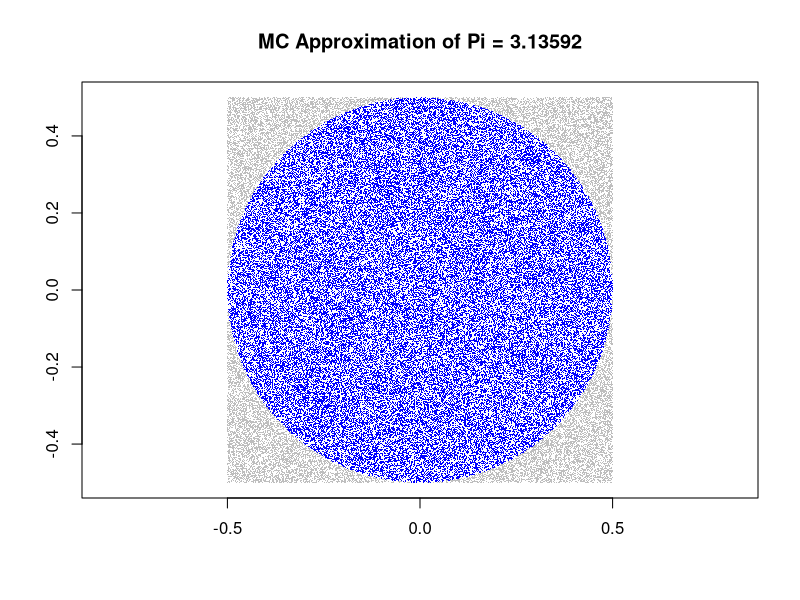

Write R code to recreate this figure.
#### Approximation eines bestimmten Integrals durch MC-Simulation #### 
runs <- 100000
sims <- rnorm(runs,mean=1,sd=10)
mc.integral <- sum(sims >= 3 & sims <= 6)/runs
mc.integral 


#### Approximation von Pi durch MC-Simulation #### 
runs <- 100000
#runif samples from a uniform distribution
xs <- runif(runs,min=-0.5,max=0.5)
ys <- runif(runs,min=-0.5,max=0.5)
in.circle <- xs^2 + ys^2 <= 0.5^2
mc.pi <- (sum(in.circle)/runs)*4
plot(xs,ys,pch='.',col=ifelse(in.circle,"blue","grey")
     ,xlab='',ylab='',asp=1,
     main=paste("MC Approximation of Pi =",mc.pi))


#### Simulates future movements and returns the closing price on day 200 #### 
runs <- 100000
generate.path <- function(){
  days <- 200
  changes <- rnorm(200,mean=1.001,sd=0.005)
  sample.path <- cumprod(c(20,changes))
  closing.price <- sample.path[days+1] #+1 because we add the opening price
  return(closing.price)
}
mc.closing <- replicate(runs,generate.path())
mc.closing
